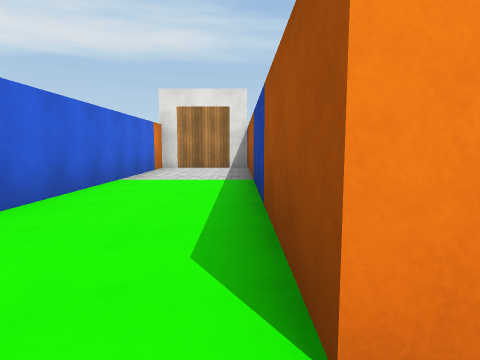
[1] (above)

22 first-person views from a walk through a 3-D level made in the Unity game engine. The camera is 1.2 m above the floor, tilts 6° down and sees 75° across. The floor is counted in squares, 2 m on a side. Each view is taken from the middle of a square. On the plan, view 1 faces up. The plan holds only what a view shows up to about 9 squares ahead; the rest is blank. The place goes on beyond the plan. The player character is not drawn. Surface patterns are stand-ins for the level's own textures.

[2]
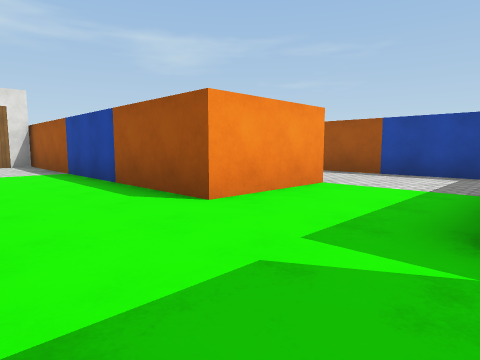

[3]
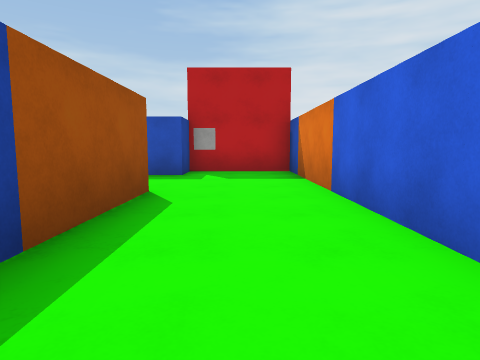

[4]
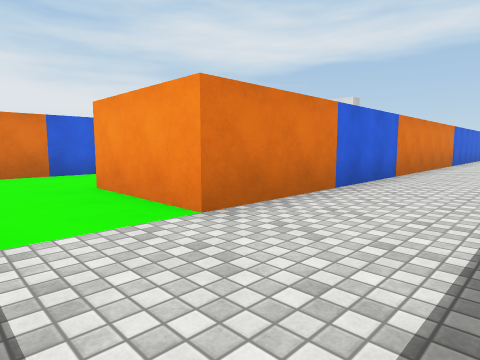

[5]
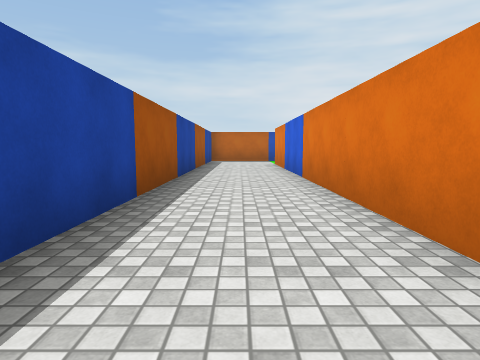

[6]
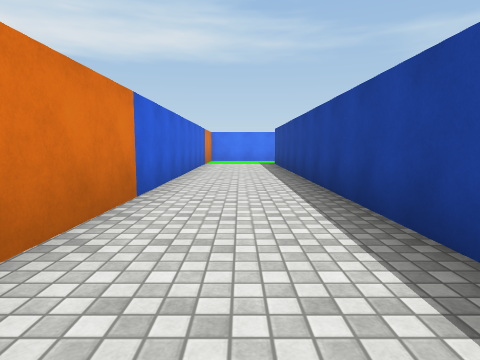

[7]
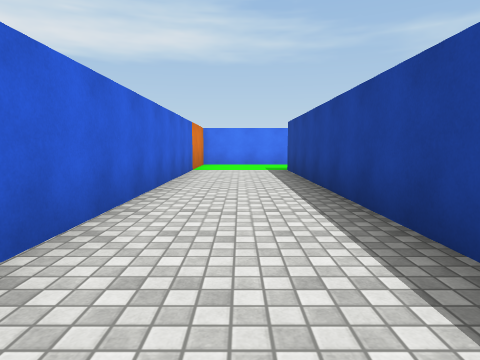

[8]
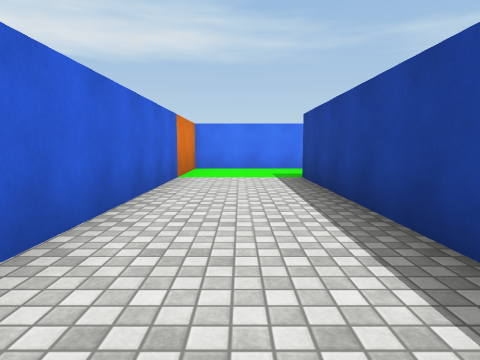

[9]
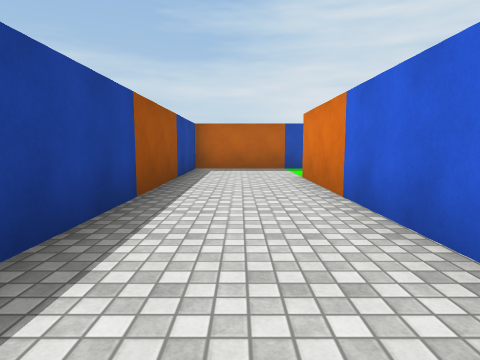

[10]
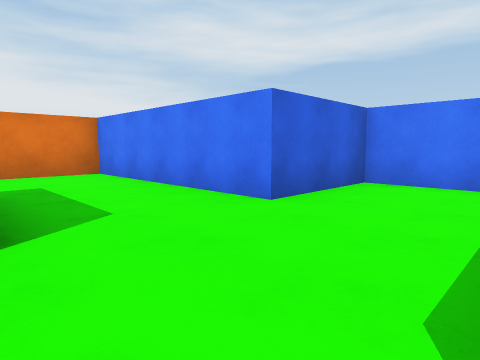

[11]
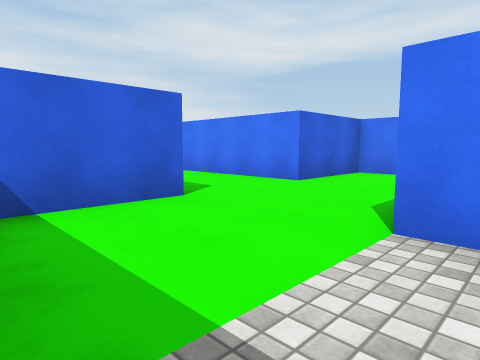

[12]
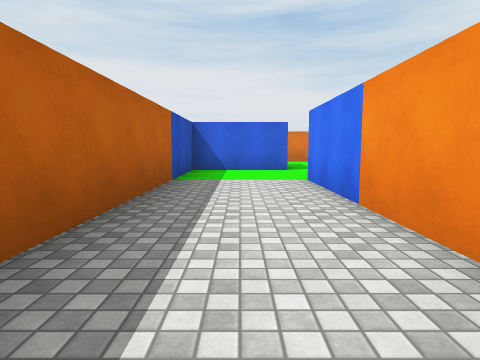

[13]
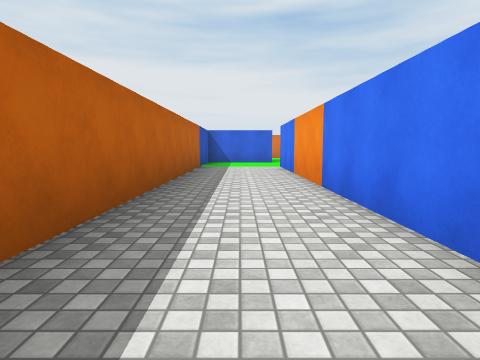

[14]
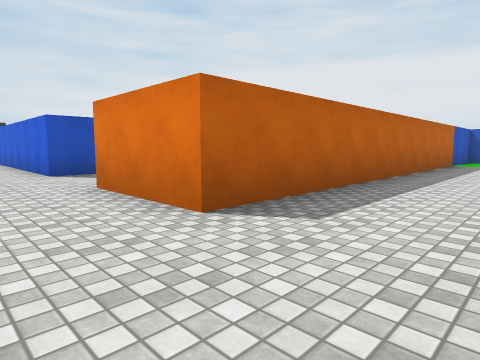

[15]
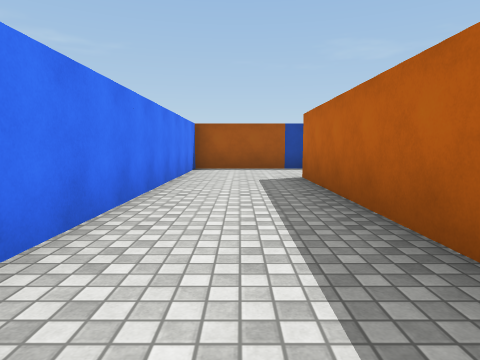

[16]
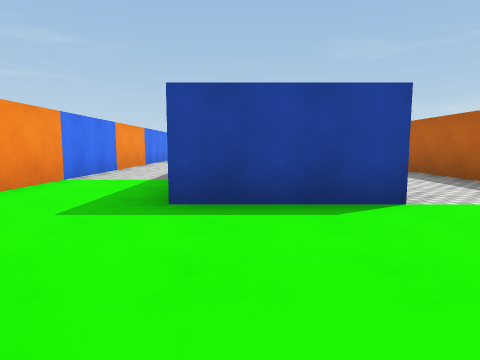

[17]
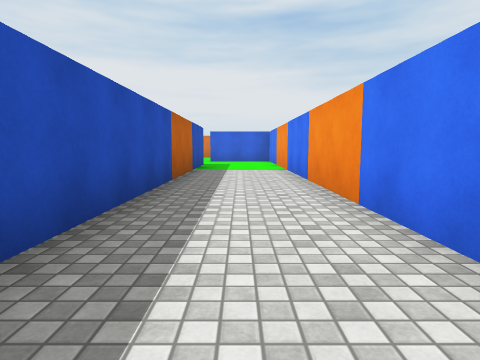

[18]
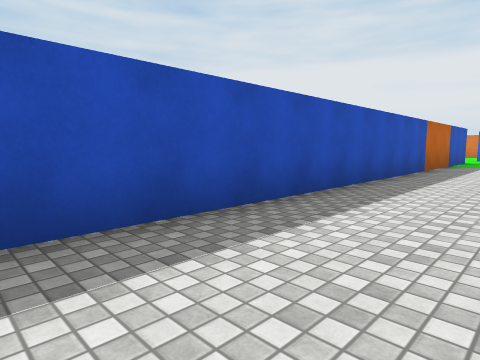

[19]
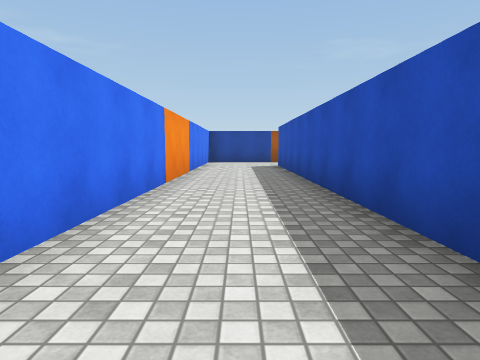

[20]
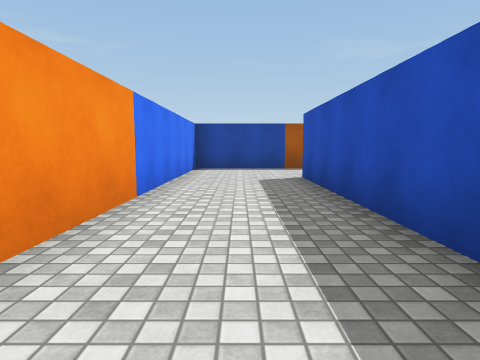

[21]
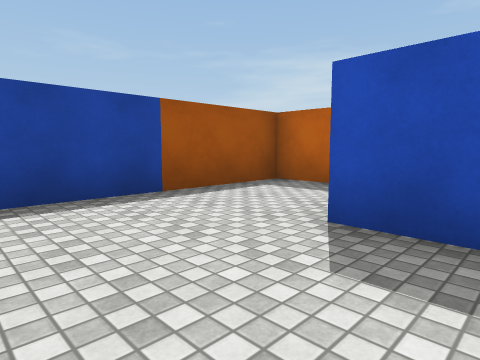

[22]
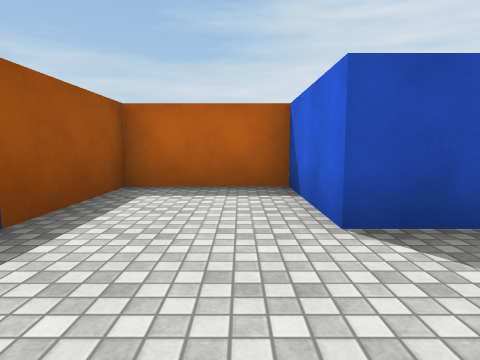

### Floor plan
Ten units are one square. View 1 is at (0, 0); x grows to the right and y downward. Boxes are objects, and circles mark ways between rooms. Rooms are numbered by the first view taken in them; rooms with no view inside come last. Other rooms are left out.
<svg viewBox="-27 -237 359 269">
<path fill="none" stroke="#000" d="M3 -7 3 -86M3 24 3 17M2 -90 -22 -90 -22 27 -5 27M3 17 53 17 53 -182M55 -208 28 -208 28 -7 3 -7M195 -232 111 -232M120 -208 302 -208 302 -182 327 -182 327 -232 215 -232M227 -152 227 -183 102 -183 102 -208M94 -232 78 -232 78 -208 55 -208M78 -184 78 -158 202 -158 202 -132"/>
<circle cx="15" cy="5" r="3" fill="#2a7"/>
<circle cx="65" cy="-195" r="3" fill="#2a7"/>
<text x="-10" y="-30">1</text>
<text x="40" y="-90">2</text>
<text x="180" y="-210">3</text>
</svg>
Room 1 opens to room 2. Room 2 opens to room 3.

Where each view was taken, in squares from view 1:
view 1: 0 up, 0 right, facing up
view 2: 2 down, 2 left, facing up-right
view 3: 5 up, 1 left, facing down
view 4: 1 down, 5 right, facing up-left
view 5: 12 up, 4 right, facing down
view 6: 7 up, 4 right, facing up
view 7: 10 up, 4 right, facing up
view 8: 12 up, 4 right, facing up
view 9: 7 up, 4 right, facing down
view 10: 18 up, 10 right, facing up-left
view 11: 16 up, 11 right, facing up-left
view 12: 17 up, 16 right, facing left
view 13: 17 up, 20 right, facing left
view 14: 18 up, 22 right, facing down-left
view 15: 17 up, 14 right, facing right
view 16: 20 up, 7 right, facing right
view 17: 22 up, 21 right, facing left
view 18: 23 up, 24 right, facing down-left
view 19: 22 up, 20 right, facing right
view 20: 22 up, 24 right, facing right
view 21: 23 up, 29 right, facing down-right
view 22: 23 up, 31 right, facing down
